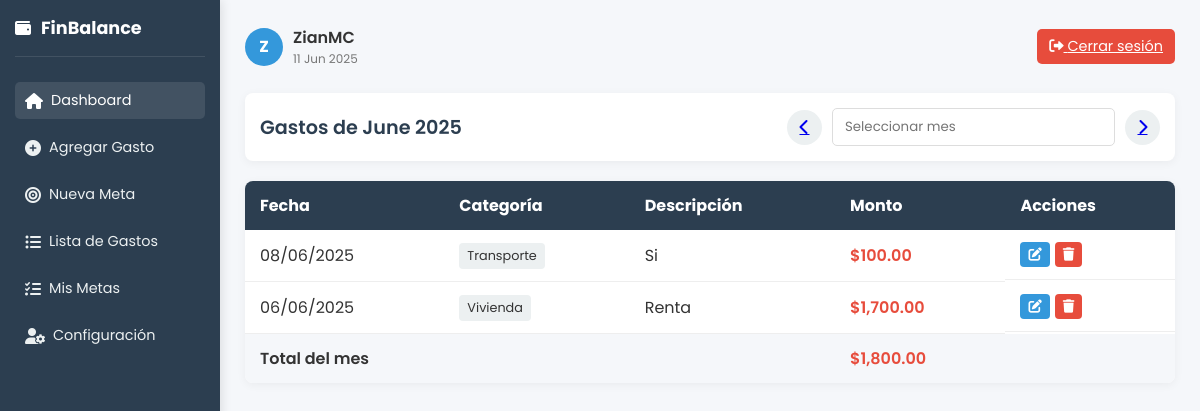
Screenshot of /backend/ControllerExpenses/listExpenses.php (signed in) with the database file from the repository.
### tables this page shows
CREATE TABLE `expenses` (
  `id` int(11) NOT NULL,
  `user_id` int(11) NOT NULL,
  `amount` decimal(10,2) NOT NULL,
  `category` varchar(50) NOT NULL,
  `description` text DEFAULT NULL,
  `date` date NOT NULL
);

### backend/ControllerExpenses/listExpenses.php (the view, shortened to what this page needs)
<?php
require_once '../db.php';
$user_id = $_SESSION['user_id'];
$user_name = $_SESSION['user_name'];
$selected_month = $_GET['month'] ?? date('Y-m');
$prev_month = date('Y-m', strtotime($selected_month . ' -1 month'));
$next_month = date('Y-m', strtotime($selected_month . ' +1 month'));
$stmt = $conn->prepare("
    SELECT id, category, amount, description, DATE_FORMAT(date, '%d/%m/%Y') as formatted_date, date
    FROM expenses
    WHERE user_id = ? AND date LIKE ?
    ORDER BY date DESC
");
$stmt->execute([$user_id, "$selected_month%"]);
$expenses = $stmt->fetchAll(PDO::FETCH_ASSOC);
$total_month = array_sum(array_column($expenses, 'amount'));
?>
<!DOCTYPE html>
<html lang="es">
<head>
    <link rel="stylesheet" href="https://cdnjs.cloudflare.com/ajax/libs/font-awesome/6.0.0-beta3/css/all.min.css">
    <link rel="stylesheet" href="https://cdn.jsdelivr.net/npm/flatpickr/dist/flatpickr.min.css">
    <link rel="stylesheet" href="/frontend/StylesCSS/ExpensesStyle.css">
</head>
<body>
    <div class="dashboard">
        <div class="sidebar">
            <div class="sidebar-header">
                <i class="fas fa-wallet"></i>
                <h2>FinBalance</h2>
            </div>
            <ul class="sidebar-menu">
                <li><a href="../dashboard.php" class="active"><i class="fas fa-home"></i> Dashboard</a></li>
                <li><a href="../ControllerExpenses/createExpense.php"><i class="fas fa-plus-circle"></i> Agregar Gasto</a></li>
                <li><a href="../ControllerGoals/createGoals.php"><i class="fas fa-bullseye"></i> Nueva Meta</a></li>
                <li><a href="../ControllerExpenses/listExpenses.php"><i class="fas fa-list-ul"></i> Lista de Gastos</a></li>
                <li><a href="../ControllerGoals/listGoals.php"><i class="fas fa-tasks"></i> Mis Metas</a></li>
                <li><a href="../profile.php"><i class="fas fa-user-cog"></i> Configuración</a></li>
            </ul>
        </div>
        <div class="main-content">
            <div class="header">
                <div class="user-info">
                    <div class="user-avatar"><?= strtoupper(substr($user_name, 0, 1)) ?></div>
                    <div>
                        <div style="font-weight: 600;"><?= htmlspecialchars($user_name) ?></div>
                        <div style="font-size: 0.75rem; color: #777;"><?= date('d M Y') ?></div>
                    </div>
                </div>
                <a href="../ControllerAuth/logout.php" class="logout-btn">
                    <i class="fas fa-sign-out-alt"></i> Cerrar sesión
                </a>
            </div>
            <div class="month-selector">
                <div>
                    <span class="month-title">Gastos de <?= date('F Y', strtotime($selected_month)) ?></span>
                </div>
                <div class="month-nav">
                    <a href="listExpenses.php?month=<?= $prev_month ?>" class="month-nav-btn">
                        <i class="fas fa-chevron-left"></i>
                    </a>
                    <input type="text" class="calendar-input" id="monthPicker" placeholder="Seleccionar mes" readonly>
                    <a href="listExpenses.php?month=<?= $next_month ?>" class="month-nav-btn">
                        <i class="fas fa-chevron-right"></i>
                    </a>
                </div>
            </div>
            <?php if (!empty($expenses)): ?>
                <table class="expenses-table">
                    <thead>
                        <tr>
                            <th>Fecha</th>
                            <th>Categoría</th>
                            <th>Descripción</th>
                            <th>Monto</th>
                            <th>Acciones</th>
                        </tr>
                    </thead>
                    <tbody>
                        <?php foreach ($expenses as $expense): ?>
                            <tr>
                                <td><?= htmlspecialchars($expense['formatted_date']) ?></td>
                                <td><span class="expense-category"><?= htmlspecialchars($expense['category']) ?></span></td>
                                <td><?= htmlspecialchars($expense['description']) ?></td>
                                <td class="expense-amount">$<?= number_format($expense['amount'], 2) ?></td>
                                <td class="action-btns">
                                    <button class="action-btn edit-btn" onclick="editExpense(<?= $expense['id'] ?>)">
                                        <i class="fas fa-edit"></i>
                                    </button>
                                    <button class="action-btn delete-btn" onclick="confirmDelete(<?= $expense['id'] ?>)">
                                        <i class="fas fa-trash"></i>
                                    </button>
                                </td>
                            </tr>
                        <?php endforeach; ?>
                        <tr class="total-row">
                            <td colspan="3">Total del mes</td>
                            <td class="expense-amount">$<?= number_format($total_month, 2) ?></td>
                            <td></td>
                        </tr>
                    </tbody>
                </table>
            <?php endif; ?>
        </div>
    </div>
</body>
</html>

### frontend/StylesCSS/ExpensesStyle.css (style rules this page uses)
:root { --primary: #3498db; --dark: #2c3e50; --light: #ecf0f1; --success: #2ecc71; --danger: #e74c3c; }
* { margin: 0; padding: 0; box-sizing: border-box; }
body { font-family: 'Poppins', sans-serif; background-color: #f5f7fa; color: #333; }
.dashboard { display: grid; grid-template-columns: 220px 1fr; min-height: 100vh; }
.sidebar { background: var(--dark); color: white; padding: 15px; box-shadow: 2px 0 10px rgba(0,0,0,0.1); }
.sidebar-header { display: flex; align-items: center; margin-bottom: 25px; padding-bottom: 15px; border-bottom: 1px solid rgba(255,255,255,0.1); }
.sidebar-header h2 { font-size: 1.1rem; margin-left: 10px; }
.sidebar-menu { list-style: none; }
.sidebar-menu li { margin-bottom: 10px; }
.sidebar-menu a { color: var(--light); text-decoration: none; display: flex; align-items: center; padding: 8px 10px; border-radius: 5px; transition: all 0.3s; font-size: 0.9rem; }
.sidebar-menu a:hover, .sidebar-menu a.active { background: rgba(255,255,255,0.1); color: white; }
.sidebar-menu i { margin-right: 8px; font-size: 1rem; }
.main-content { padding: 25px; overflow-y: auto; }
.header { display: flex; justify-content: space-between; align-items: center; margin-bottom: 25px; }
.user-info { display: flex; align-items: center; }
.user-avatar { width: 38px; height: 38px; border-radius: 50%; background: var(--primary); color: white; display: flex; align-items: center; justify-content: center; margin-right: 10px; font-weight: bold; }
.logout-btn { background: var(--danger); color: white; border: none; padding: 7px 12px; border-radius: 5px; cursor: pointer; transition: all 0.3s; font-size: 0.9rem; }
.month-selector { display: flex; align-items: center; justify-content: space-between; margin-bottom: 20px; padding: 15px; background: white; border-radius: 8px; box-shadow: 0 2px 10px rgba(0,0,0,0.05); }
.month-title { font-size: 1.2rem; font-weight: 600; color: var(--dark); }
.month-nav { display: flex; align-items: center; gap: 10px; }
.month-nav-btn { background: var(--light); border: none; width: 35px; height: 35px; border-radius: 50%; display: flex; align-items: center; justify-content: center; cursor: pointer; transition: all 0.3s; }
.calendar-input { padding: 8px 12px; border: 1px solid #ddd; border-radius: 5px; font-family: 'Poppins', sans-serif; }
.expenses-table { width: 100%; border-collapse: collapse; background: white; border-radius: 8px; overflow: hidden; box-shadow: 0 2px 10px rgba(0,0,0,0.05); }
.expenses-table th { background: var(--dark); color: white; padding: 12px 15px; text-align: left; }
.expenses-table td { padding: 12px 15px; border-bottom: 1px solid #eee; }
.expenses-table tr:last-child td { border-bottom: none; }
.expense-category { display: inline-block; padding: 4px 8px; background: var(--light); border-radius: 4px; font-size: 0.8rem; }
.expense-amount { font-weight: 600; color: var(--danger); }
.total-row { background: #f5f7fa !important; font-weight: 600; }
.action-btns { display: flex; gap: 5px; }
.action-btn { padding: 5px 8px; border: none; border-radius: 4px; cursor: pointer; transition: all 0.3s; }
.edit-btn { background: var(--primary); color: white; }
.delete-btn { background: var(--danger); color: white; }

### rows the page displays
expenses: formatted_date "08/06/2025", category "Transporte", description "Si", amount "100.00"
expenses: formatted_date "06/06/2025", category "Vivienda", description "Renta", amount "1,700.00"

### other values shown
substr($user_name, 0, 1) "Z"
$user_name "ZianMC"
$total_month "1,800.00"
